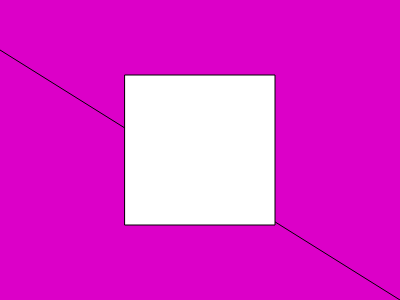
Frame 1 (no input)
Frame 60 (no input): identical to frame 1, image omitted
Frame 120 (the mouse pressed at the canvas centre since frame 60): identical to frame 1, image omitted

The p5.js sketch that drew this single still picture (run headless with seeded random() and noise() and a simulated clock; from frame 60 on, the mouse is pressed at the canvas centre):

// p5.js sketch
// ── sketch.js
function setup() {
  createCanvas(400, 300);
}

function draw() {
  background(220, 0, 200);

  line(0, 50, 400, 300);
  rectMode(CENTER);
  rect(200, 150, 150, 150);
}
